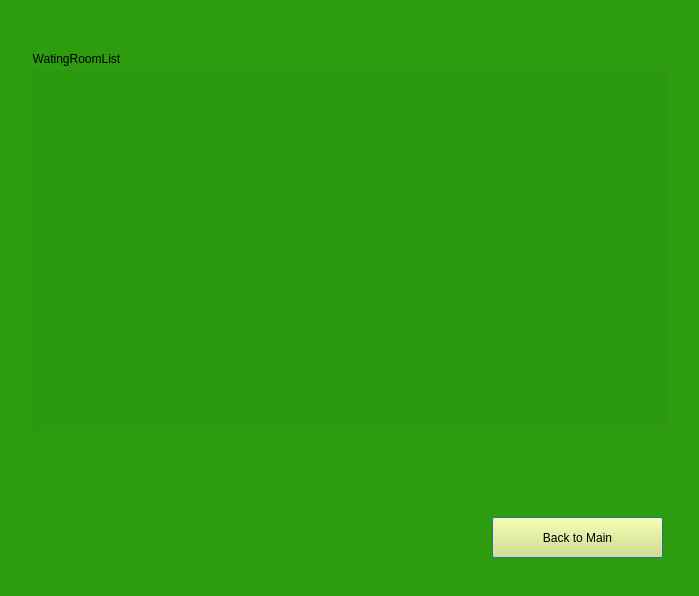
<?xml version="1.0" encoding="UTF-8"?>
<ui version="4.0">
 <class>Onecard</class>
 <widget class="QDialog" name="Onecard">
  <property name="geometry">
   <rect>
    <x>0</x>
    <y>0</y>
    <width>699</width>
    <height>596</height>
   </rect>
  </property>
  <property name="windowTitle">
   <string>One Card</string>
  </property>
  <property name="styleSheet">
   <string notr="true">background-color:rgb(45, 156, 15);</string>
  </property>
  <widget class="QPushButton" name="pushButton">
   <property name="geometry">
    <rect>
     <x>492</x>
     <y>517</y>
     <width>171</width>
     <height>41</height>
    </rect>
   </property>
   <property name="styleSheet">
    <string notr="true">background-color: rgb(230, 230, 114)
</string>
   </property>
   <property name="text">
    <string>Back to Main</string>
   </property>
  </widget>
  <widget class="QGroupBox" name="WatingRoomList">
   <property name="geometry">
    <rect>
     <x>30</x>
     <y>50</y>
     <width>641</width>
     <height>381</height>
    </rect>
   </property>
   <property name="title">
    <string>WatingRoomList</string>
   </property>
  </widget>
 </widget>
 <resources/>
 <connections/>
</ui>
